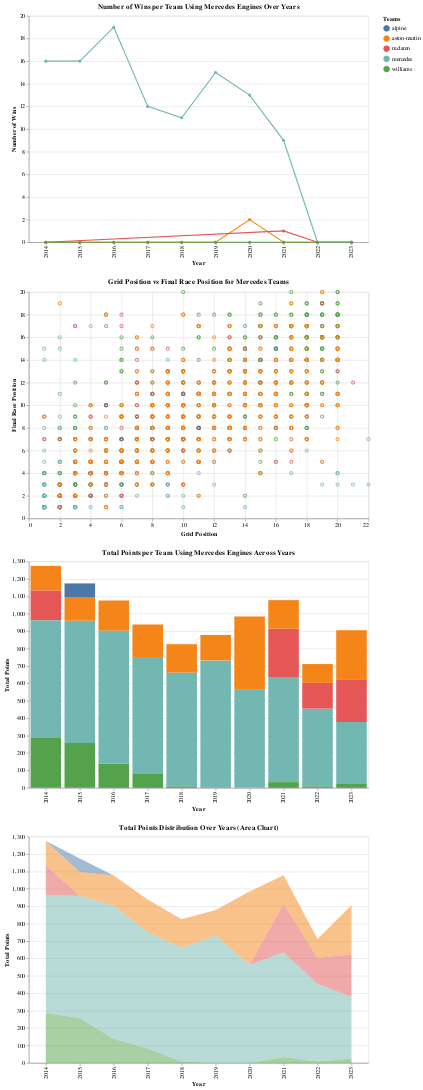

The notebook cell this image was saved under:
### Code cell
import altair as alt
import pandas as pd

# Filter data for teams using Mercedes engines, handling NA values in the condition
mercedes_teams = merged_data[merged_data['ENGINE'].str.contains("Mercedes", na=False)]

# Wins by team and year chart (Line Chart)
wins_by_team_year = mercedes_teams.groupby(['Team', 'Year'])['W'].sum().reset_index()
mercedes_team_wins_over_time_alt = alt.Chart(wins_by_team_year).mark_line(point=True).encode(
    x=alt.X('Year:O', axis=alt.Axis(title='Year')),
    y=alt.Y('W:Q', axis=alt.Axis(title='Number of Wins')),
    color=alt.Color('Team:N', legend=alt.Legend(title="Teams")),
    tooltip=['Team', 'Year', 'W']
).properties(
    title='Number of Wins per Team Using Mercedes Engines Over Years',
    width=600,
    height=400
)

# Correlation between grid position and final race position chart (Scatter Plot)
grid_race_corr_chart = alt.Chart(mercedes_teams).mark_point().encode(
    x=alt.X('GRID POS:Q', axis=alt.Axis(title='Grid Position')),
    y=alt.Y('RACE:Q', axis=alt.Axis(title='Final Race Position')),
    color=alt.Color('Team:N', legend=alt.Legend(title="Teams")),
    tooltip=['GRID POS', 'RACE', 'Team']
).properties(
    title='Grid Position vs Final Race Position for Mercedes Teams',
    width=600,
    height=400
)

# Total points per team and year chart (Stacked Bar Chart)
points_by_team_year_bar_chart = alt.Chart(mercedes_teams).mark_bar().encode(
    x=alt.X('Year:O', axis=alt.Axis(title='Year')),
    y=alt.Y('sum(PTS):Q', axis=alt.Axis(title='Total Points')),
    color=alt.Color('Team:N', legend=alt.Legend(title="Teams")),
    tooltip=['Year', 'sum(PTS)', 'Team']
).properties(
    title='Total Points per Team Using Mercedes Engines Across Years',
    width=600,
    height=400
)

# Total points per team and year chart (Area Chart)
points_by_team_year_area_chart = alt.Chart(mercedes_teams).mark_area(opacity=0.5).encode(
    x=alt.X('Year:O', axis=alt.Axis(title='Year')),
    y=alt.Y('sum(PTS):Q', axis=alt.Axis(title='Total Points')),
    color=alt.Color('Team:N', legend=alt.Legend(title="Teams")),
    tooltip=['Year', 'sum(PTS)', 'Team']
).properties(
    title='Total Points Distribution Over Years (Area Chart)',
    width=600,
    height=400
)

# Concatenate the charts in a dashboard
dashboard = alt.vconcat(
    mercedes_team_wins_over_time_alt,
    grid_race_corr_chart,
    points_by_team_year_bar_chart,
    points_by_team_year_area_chart
).configure_concat(
    spacing=20
)

# Display the dashboard
dashboard

### Figure 1 — Vega-Lite specification as saved in the notebook (floating-point values rounded to 4 significant figures; data arrays with more than 128 entries replaced by an {"elided": "..."} marker saying what was removed)
{"config": {"view": {"continuousWidth": 300, "continuousHeight": 300}, "concat": {"spacing": 20}}, "vconcat": [{"data": {"name": "data-b30e6717de0c6c57b84cc8958ff6517d"}, "mark": {"type": "line", "point": true}, "encoding": {"color": {"field": "Team", "legend": {"title": "Teams"}, "type": "nominal"}, "tooltip": [{"field": "Team", "type": "nominal"}, {"field": "Year", "type": "quantitative"}, {"field": "W", "type": "quantitative"}], "x": {"axis": {"title": "Year"}, "field": "Year", "type": "ordinal"}, "y": {"axis": {"title": "Number of Wins"}, "field": "W", "type": "quantitative"}}, "height": 400, "title": "Number of Wins per Team Using Mercedes Engines Over Years", "width": 600}, {"data": {"name": "data-9191dd01f25da97a13dc45e0d08edcc8"}, "mark": {"type": "point"}, "encoding": {"color": {"field": "Team", "legend": {"title": "Teams"}, "type": "nominal"}, "tooltip": [{"field": "GRID POS", "type": "quantitative"}, {"field": "RACE", "type": "nominal"}, {"field": "Team", "type": "nominal"}], "x": {"axis": {"title": "Grid Position"}, "field": "GRID POS", "type": "quantitative"}, "y": {"axis": {"title": "Final Race Position"}, "field": "RACE", "type": "quantitative"}}, "height": 400, "title": "Grid Position vs Final Race Position for Mercedes Teams", "width": 600}, {"data": {"name": "data-9191dd01f25da97a13dc45e0d08edcc8"}, "mark": {"type": "bar"}, "encoding": {"color": {"field": "Team", "legend": {"title": "Teams"}, "type": "nominal"}, "tooltip": [{"field": "Year", "type": "quantitative"}, {"aggregate": "sum", "field": "PTS", "type": "quantitative"}, {"field": "Team", "type": "nominal"}], "x": {"axis": {"title": "Year"}, "field": "Year", "type": "ordinal"}, "y": {"aggregate": "sum", "axis": {"title": "Total Points"}, "field": "PTS", "type": "quantitative"}}, "height": 400, "title": "Total Points per Team Using Mercedes Engines Across Years", "width": 600}, {"data": {"name": "data-9191dd01f25da97a13dc45e0d08edcc8"}, "mark": {"type": "area", "opacity": 0.5}, "encoding": {"color": {"field": "Team", "legend": {"title": "Teams"}, "type": "nominal"}, "tooltip": [{"field": "Year", "type": "quantitative"}, {"aggregate": "sum", "field": "PTS", "type": "quantitative"}, {"field": "Team", "type": "nominal"}], "x": {"axis": {"title": "Year"}, "field": "Year", "type": "ordinal"}, "y": {"aggregate": "sum", "axis": {"title": "Total Points"}, "field": "PTS", "type": "quantitative"}}, "height": 400, "title": "Total Points Distribution Over Years (Area Chart)", "width": 600}], "$schema": "https://vega.github.io/schema/vega-lite/v5.14.1.json", "datasets": {"data-b30e6717de0c6c57b84cc8958ff6517d": [{"Team": "alpine", "Year": 2015, "W": 0}, {"Team": "aston-martin", "Year": 2014, "W": 0}, {"Team": "aston-martin", "Year": 2015, "W": 0}, {"Team": "aston-martin", "Year": 2016, "W": 0}, {"Team": "aston-martin", "Year": 2017, "W": 0}, {"Team": "aston-martin", "Year": 2018, "W": 0}, {"Team": "aston-martin", "Year": 2019, "W": 0}, {"Team": "aston-martin", "Year": 2020, "W": 2}, {"Team": "aston-martin", "Year": 2021, "W": 0}, {"Team": "aston-martin", "Year": 2022, "W": 0}, {"Team": "aston-martin", "Year": 2023, "W": 0}, {"Team": "mclaren", "Year": 2014, "W": 0}, {"Team": "mclaren", "Year": 2021, "W": 1}, {"Team": "mclaren", "Year": 2022, "W": 0}, {"Team": "mclaren", "Year": 2023, "W": 0}, {"Team": "mercedes", "Year": 2014, "W": 16}, {"Team": "mercedes", "Year": 2015, "W": 16}, {"Team": "mercedes", "Year": 2016, "W": 19}, {"Team": "mercedes", "Year": 2017, "W": 12}, {"Team": "mercedes", "Year": 2018, "W": 11}, {"Team": "mercedes", "Year": 2019, "W": 15}, {"Team": "mercedes", "Year": 2020, "W": 13}, {"Team": "mercedes", "Year": 2021, "W": 9}, {"Team": "mercedes", "Year": 2022, "W": 0}, {"Team": "mercedes", "Year": 2023, "W": 0}, {"Team": "williams", "Year": 2014, "W": 0}, {"Team": "williams", "Year": 2015, "W": 0}, {"Team": "williams", "Year": 2016, "W": 0}, {"Team": "williams", "Year": 2017, "W": 0}, {"Team": "williams", "Year": 2018, "W": 0}, {"Team": "williams", "Year": 2019, "W": 0}, {"Team": "williams", "Year": 2020, "W": 0}, {"Team": "williams", "Year": 2021, "W": 0}, {"Team": "williams", "Year": 2022, "W": 0}, {"Team": "williams", "Year": 2023, "W": 0}], "data-9191dd01f25da97a13dc45e0d08edcc8": {"elided": "1591 records"}}}
